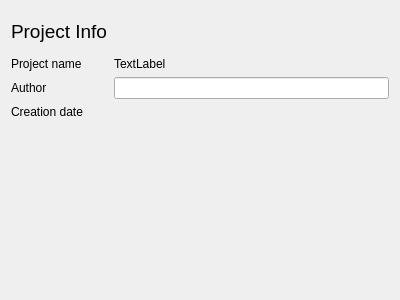
<?xml version="1.0" encoding="UTF-8"?>
<ui version="4.0">
 <class>ProjectInfoPage</class>
 <widget class="QWidget" name="ProjectInfoPage">
  <property name="geometry">
   <rect>
    <x>0</x>
    <y>0</y>
    <width>400</width>
    <height>300</height>
   </rect>
  </property>
  <property name="windowTitle">
   <string>Form</string>
  </property>
  <layout class="QFormLayout" name="formLayout">
   <item row="0" column="0">
    <widget class="QLabel" name="label">
     <property name="font">
      <font>
       <pointsize>14</pointsize>
      </font>
     </property>
     <property name="text">
      <string>Project Info</string>
     </property>
    </widget>
   </item>
   <item row="1" column="0">
    <widget class="QLabel" name="label_2">
     <property name="text">
      <string>Project name</string>
     </property>
    </widget>
   </item>
   <item row="0" column="1">
    <spacer name="verticalSpacer">
     <property name="orientation">
      <enum>Qt::Vertical</enum>
     </property>
     <property name="sizeType">
      <enum>QSizePolicy::Fixed</enum>
     </property>
     <property name="sizeHint" stdset="0">
      <size>
       <width>20</width>
       <height>40</height>
      </size>
     </property>
    </spacer>
   </item>
   <item row="1" column="1">
    <widget class="QLabel" name="projectNameLabel">
     <property name="text">
      <string>TextLabel</string>
     </property>
    </widget>
   </item>
   <item row="2" column="0">
    <widget class="QLabel" name="label_3">
     <property name="text">
      <string>Author</string>
     </property>
    </widget>
   </item>
   <item row="2" column="1">
    <widget class="QLineEdit" name="projectAuthorLineEdit"/>
   </item>
   <item row="3" column="0">
    <widget class="QLabel" name="label_4">
     <property name="text">
      <string>Creation date</string>
     </property>
    </widget>
   </item>
   <item row="3" column="1">
    <widget class="QLabel" name="projectDateLabel">
     <property name="text">
      <string/>
     </property>
    </widget>
   </item>
  </layout>
 </widget>
 <resources/>
 <connections/>
</ui>
